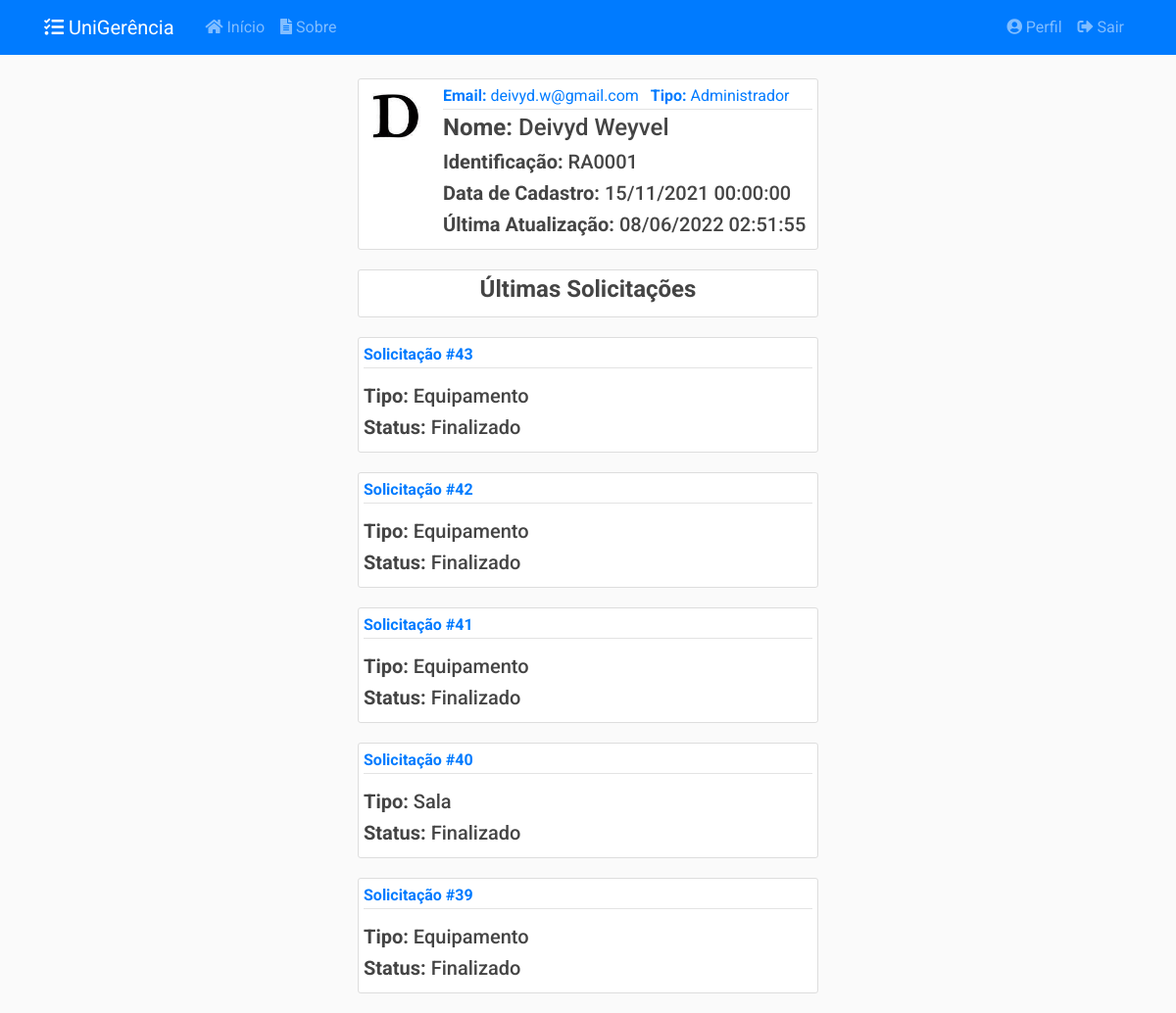
Before: /usuarios/1 (signed in) with the older database file.
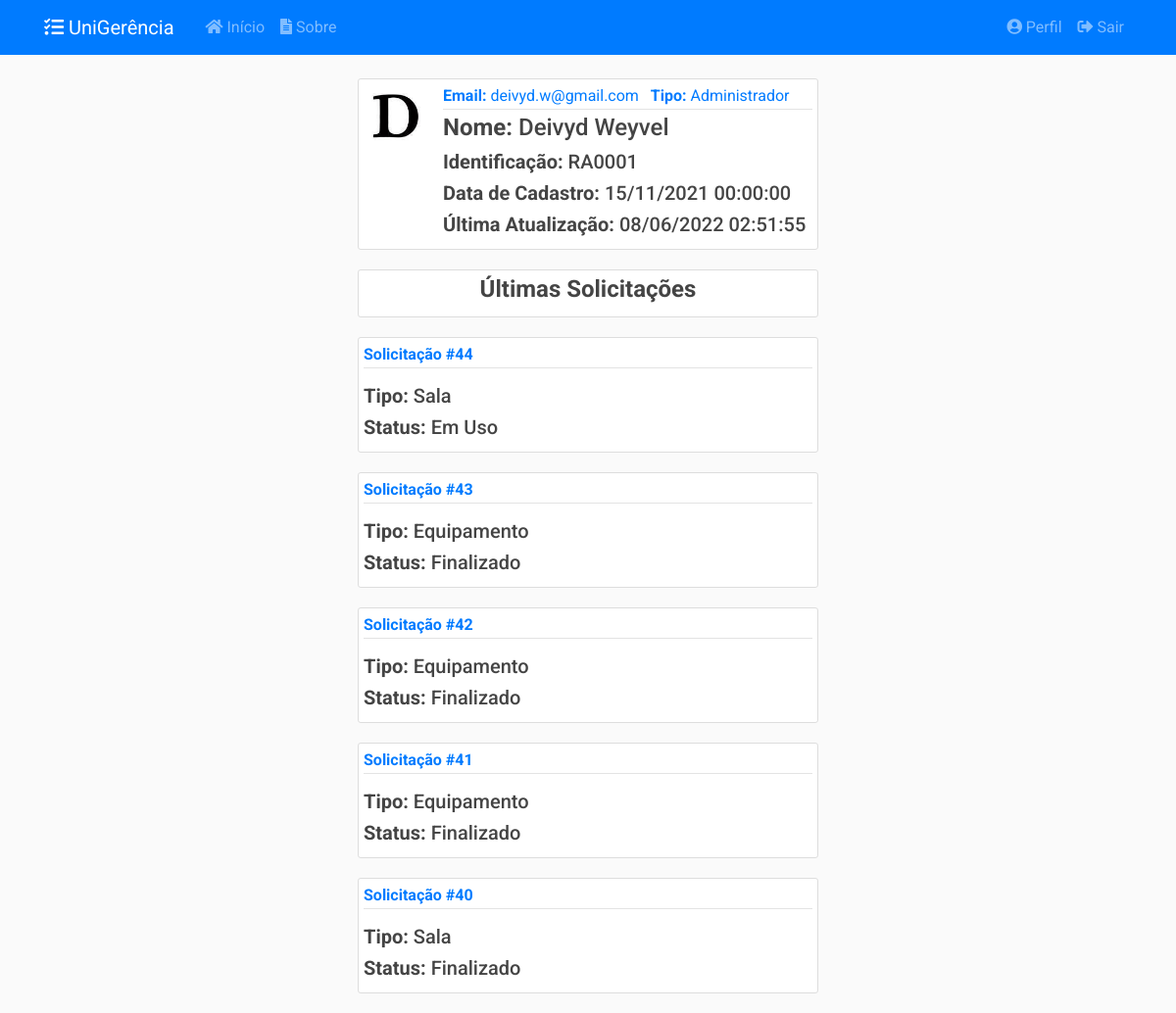
After: the same page with the newer database file.
### app/models/usuarios.py (models this page shows, shortened)
class Usuario(db.Model, UserMixin):
    __tablename__ = 'usuarios'
    __table_args__ = {'extend_existing': True}
    id = db.Column(db.Integer, primary_key=True)
    nome = db.Column(db.String(100), nullable=False)
    identificacao = db.Column(db.String(20), unique=True, nullable=False)
    email = db.Column(db.String(100), unique=True, nullable=False)
    senha = db.Column(db.String(60), nullable=False)
    data_cadastro = db.Column(db.DateTime, nullable=False,
                              default=datetime.now().astimezone(fuso_horario))
    data_atualizacao = db.Column(db.DateTime, nullable=True)
    tipo = db.Column(db.Enum(TipoUsuario), nullable=False)
    ativo = db.Column(db.Boolean, nullable=False, default=True)
    imagem_perfil = db.Column(db.String(20), nullable=False,
                              default='default.jpg')
    posts = db.relationship('Post', backref='autor',
                            foreign_keys='Post.usuario_id', lazy=True)
    recipiente = db.relationship('Post', backref='destinatario',
                                 foreign_keys='Post.destinatario_id', lazy=True)
    solicitacoes = db.relationship('Solicitacao', backref='autor', lazy=True)
    relatorios = db.relationship('Relatorio', backref='autor', lazy=True)
    def __repr__(self):
        return f"{self.nome} ({self.identificacao})"
    def recuperar_id(usuario_id):
        return Usuario.query.filter_by(id=usuario_id).filter_by(ativo=True).first_or_404()
    def verificar_admin(self):
        if self.tipo.name == 'ADMIN':
            return True
        else:
            return False

### app/models/solicitacoes.py (models this page shows, shortened)
class Solicitacao(db.Model):
    __tablename__ = 'solicitacoes'
    __table_args__ = {'extend_existing': True}
    id = db.Column(db.Integer, primary_key=True)
    status = db.Column(db.Enum(Status), default=Status.ABERTO.name)
    data_abertura = db.Column(db.DateTime, nullable=False,
                              default=datetime.now().astimezone(fuso_horario))
    data_inicio_pref = db.Column(db.Date, nullable=False)
    data_fim_pref = db.Column(db.Date, nullable=False)
    data_retirada = db.Column(db.DateTime, nullable=True)
    data_devolucao = db.Column(db.DateTime, nullable=True)
    data_cancelamento = db.Column(db.DateTime, nullable=True)
    data_finalizacao = db.Column(db.DateTime, nullable=True)
    quantidade = db.Column(db.Integer, nullable=False, default=0)
    descricao = db.Column(db.String(20), nullable=False)
    tipo = db.Column(db.String(20), nullable=False)
    ativo = db.Column(db.Boolean, nullable=False, default=True)
    usuario_id = db.Column(db.Integer, db.ForeignKey('usuarios.id'),
                           nullable=False)
    turno_id = db.Column(db.Integer, db.ForeignKey('turnos.id'),
                           nullable=False)
    turno = db.relationship('Turno', back_populates='solicitacoes')
    __mapper_args__ = {
        'polymorphic_identity': 'SOLICITACAO',
        'polymorphic_on': tipo
    }
    def recuperar_ultimas_autor(usuario, limite):
        return Solicitacao.query.filter_by(autor=usuario).filter_by(
            ativo=True).order_by(Solicitacao.id.desc()).limit(limite)

class SolicitacaoEquipamento(Solicitacao):
    __tablename__ = 'solicitacoes_equipamentos'
    id = db.Column(db.Integer, db.ForeignKey('solicitacoes.id'), primary_key=True)
    tipo_eqp_id = db.Column(db.Integer, db.ForeignKey('tipos_equipamento.id'),
                           nullable=True)
    equipamentos = db.relationship('Equipamento', secondary=solicitacao_e,
                                   back_populates='solicitacoes')
    tipo_eqp = db.relationship('TipoEquipamento', back_populates='solicitacoes')
    __mapper_args__ = {
        'polymorphic_identity': 'EQUIPAMENTO'
    }

class Solicitacao(db.Model):
    __tablename__ = 'solicitacoes'
    __table_args__ = {'extend_existing': True}
    id = db.Column(db.Integer, primary_key=True)
    status = db.Column(db.Enum(Status), default=Status.ABERTO.name)
    data_abertura = db.Column(db.DateTime, nullable=False,
                              default=datetime.now().astimezone(fuso_horario))
    data_inicio_pref = db.Column(db.Date, nullable=False)
    data_fim_pref = db.Column(db.Date, nullable=False)
    data_retirada = db.Column(db.DateTime, nullable=True)
    data_devolucao = db.Column(db.DateTime, nullable=True)
    data_cancelamento = db.Column(db.DateTime, nullable=True)
    data_finalizacao = db.Column(db.DateTime, nullable=True)
    quantidade = db.Column(db.Integer, nullable=False, default=0)
    descricao = db.Column(db.String(20), nullable=False)
    tipo = db.Column(db.String(20), nullable=False)
    ativo = db.Column(db.Boolean, nullable=False, default=True)
    usuario_id = db.Column(db.Integer, db.ForeignKey('usuarios.id'),
                           nullable=False)
    turno_id = db.Column(db.Integer, db.ForeignKey('turnos.id'),
                           nullable=False)
    turno = db.relationship('Turno', back_populates='solicitacoes')
    __mapper_args__ = {
        'polymorphic_identity': 'SOLICITACAO',
        'polymorphic_on': tipo
    }
    def recuperar_ultimas_autor(usuario, limite):
        return Solicitacao.query.filter_by(autor=usuario).filter_by(
            ativo=True).order_by(Solicitacao.id.desc()).limit(limite)

class SolicitacaoSala(Solicitacao):
    __tablename__ = 'solicitacoes_salas'
    id = db.Column(db.Integer, db.ForeignKey('solicitacoes.id'), primary_key=True)
    setor_id = db.Column(db.Integer, db.ForeignKey('setores.id'), nullable=False)
    setor = db.relationship('Setor', back_populates='solicitacoes')
    salas = db.relationship('Sala', secondary= solicitacao_s,
                                    back_populates='solicitacoes')
    __mapper_args__ = {
        'polymorphic_identity': 'SALA',
    }

### app/controllers/usuarios.py (the view)
@usuarios.route("/<int:usuario_id>", methods=['GET'])
@login_required
@admin_required
def usuario(usuario_id):
    usuario = Usuario.recuperar_id(usuario_id)
    solicitacoes = Solicitacao.recuperar_ultimas_autor(usuario, 5)
    return render_template('usuarios/usuario.html',
                           title=usuario, usuario=usuario,
                           solicitacoes=solicitacoes)

### app/models/usuarios.py (called while the page is built)
@login_manager.user_loader
def load_user(user_id):
    return Usuario.query.get(int(user_id))

def admin_required(f):
    @wraps(f)
    def wrap(*args, **kwargs):
        if Usuario.verificar_admin(current_user):
            return f(*args, **kwargs)
        else:
            flash('Você não tem autorização para acessar esta página.', 'danger')
        return redirect(url_for('principal.inicio'))
    return wrap

### app/templates/usuarios/usuario.html
{% extends "layout.html" %}
{% block conteudo %}
<article class="media content-section">
    <img class="rounded-circle article-img" src="{{ url_for('static', filename='img_perfil/' + usuario.imagem_perfil) }}">
    <div class="media-body">
        <div class="article-metadata">
            <a class="mr-2"><strong>Email:</strong> {{ usuario.email }}</a>
            <a class="mr-2"><strong>Tipo:</strong> {{ usuario.tipo.value }}</a>
        </div>
        <h4 class="article-title"><strong>Nome:</strong> {{ usuario.nome }}</h4>
        <h5 class="article-content"><strong>Identificação:</strong> {{ usuario.identificacao }}</h5>
        <h5 class="article-content"><strong>Data de Cadastro:</strong> {{ usuario.data_cadastro.strftime('%d/%m/%Y %H:%M:%S') }}</h5>
        {% if usuario.data_atualizacao %}
            <h5 class="article-content"><strong>Última Atualização:</strong> {{ usuario.data_atualizacao.strftime('%d/%m/%Y %H:%M:%S') }}</h5>
        {% endif %}
    </div>
</article>
<article class="media content-section">
    <div class="media-body">
        <h4 class="article-content text-center"><strong>Últimas Solicitações</strong></h4>
    </div>
</article>
{% for solicitacao in solicitacoes %}
<article class="media content-section">
    <div class="media-body">
        <div class="article-metadata mb-3">
            <a class="mr-2" href="{{ url_for('solicitacoes.solicitacao', solicitacao_id=solicitacao.id )}}"><strong>Solicitação #{{ solicitacao.id }}</strong></a>
        </div>
        {% if solicitacao.tipo == 'EQUIPAMENTO' %}
        <h5 class="article-content"><strong>Tipo:</strong> Equipamento</h5>
        {% elif solicitacao.tipo == 'SALA' %}
        <h5 class="article-content"><strong>Tipo:</strong> Sala</h5>
        {% endif %}
        <h5 class="article-content"><strong>Status:</strong> {{ solicitacao.status.value }}</h5>
    </div>
</article>
{% endfor %}
{% endblock conteudo %}

### app/templates/layout.html (shortened to what this page needs)
<!DOCTYPE html>
<html>
<head>
    <link rel="stylesheet" type="text/css" href="{{ url_for('static', filename='css/bootstrap4.min.css') }}">
    <link rel="stylesheet" type="text/css" href="{{ url_for('static', filename='css/main.css') }}">
    <link rel="stylesheet" type="text/css" href="{{ url_for('static', filename='css/datatables.min.css') }}">
    <link rel="stylesheet" type="text/css" href="{{ url_for('static', filename='css/select2.min.css') }}"/>
    <link rel="stylesheet" type="text/css" href="{{ url_for('static', filename='css/select2-bootstrap.min.css') }}">
    <link rel="stylesheet" type="text/css" href="https://pro.fontawesome.com/releases/v5.15.0/css/all.css">
</head>
<body>
    <header class="site-header">
        <nav class="navbar navbar-expand-md navbar-dark bg-primary fixed-top">
            <div class="container">
                <a class="navbar-brand mr-4" href="{{ url_for('principal.inicio') }}"><i class="fas fa-tasks"></i> UniGerência</a>
                <div class="collapse navbar-collapse" id="navbarToggle">
                    <div class="navbar-nav mr-auto">
                        <a class="nav-item nav-link" href="{{ url_for('principal.inicio') }}"><i class="fas fa-home"></i>&nbsp;Início</a>
                        <a class="nav-item nav-link" href="{{ url_for('principal.sobre') }}"><i class="fas fa-file-alt"></i>&nbsp;Sobre</a>
                    </div>
                    <div class="navbar-nav">
                    {% if current_user.is_authenticated %}
                        <a class="nav-item nav-link" href="{{ url_for('usuarios.perfil') }}"><i class="fas fa-user-circle"></i>&nbsp;Perfil</a>
                        <a class="nav-item nav-link" href="{{ url_for('usuarios.logout') }}"><i class="fas fa-sign-out-alt"></i>&nbsp;Sair</a>
                    {% else %}
                        <a class="nav-item nav-link" href="{{ url_for('usuarios.login') }}"><i class="fas fa-sign-in-alt"></i>&nbsp;Login</a>
                        <a class="nav-item nav-link" href="{{ url_for('usuarios.registrar') }}"><i class="fas fa-address-card"></i>&nbsp;Registre-se</a>
                    {% endif %}
                    </div>
                </div>
            </div>
        </nav>
    </header>
    <main role="main" class="container-fluid">
        <div class="row justify-content-lg-center">
            <div class="col-lg-5 align-self-lg-center">
            {% block conteudo %}{% endblock %}
            </div>
        </div>
    </main>
</body>
</html>

### app/static/css/main.css (style rules this page uses)
body { background: #fafafad5; color: #333333; margin-top: 5rem; font-family: 'Roboto' !important; }
h1, h2, h3, h4, h5, h6 { color: #444444; }
html { scroll-behavior: smooth; }
.content-section { background: #ffffff; padding: 5px 5px; border: 1px solid #dddddd; border-radius: 3px; margin-bottom: 20px; }
.article-title { color: #444444; }
.article-content { white-space: pre-line; }
.article-img { height: 65px; width: 65px; margin-right: 16px; }
.article-metadata { padding-bottom: 1px; margin-bottom: 4px; border-bottom: 1px solid #e3e3e3 }

Changed rows visible on the page:
no longer on this page (row unchanged): SolicitacaoEquipamento: id "39", shows "Tipo:", status.value "Finalizado"
added SolicitacaoSala: id "44", shows "Tipo:", status.value "Em Uso"
